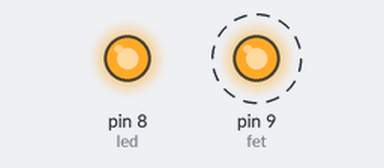
The sketch below on a simulated Arduino Uno, built with avr-gcc and run on an emulated ATmega328P. On the bench: output pins drawn as LEDs (lit = HIGH). Dashed ring = blinking. What the sketch prints to the serial monitor is not drawn.

Above: at 0.5 s.
Timing chart, 0 to 4.6 s (numbered marks = the images above):
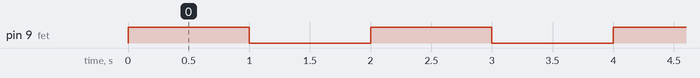

The sketch:

mosfet_test.ino
```cpp
byte led = 8;
byte fet = 9;

void setup() {
  Serial.begin(9600);
  while (!Serial);

  pinMode(led, OUTPUT);
  pinMode(fet, OUTPUT);

  digitalWrite(led, HIGH);
}

bool flip = false;

void loop() {
  Serial.print(flip);

  flip = !flip;

  if (flip) {
    digitalWrite(fet, HIGH);
  } else {
    digitalWrite(fet, LOW);
  }
  delay(1000);
}
```

Measured:
- by itself, pin 9 (fet): alternates HIGH for 1.0 s and LOW for 1.0 s
